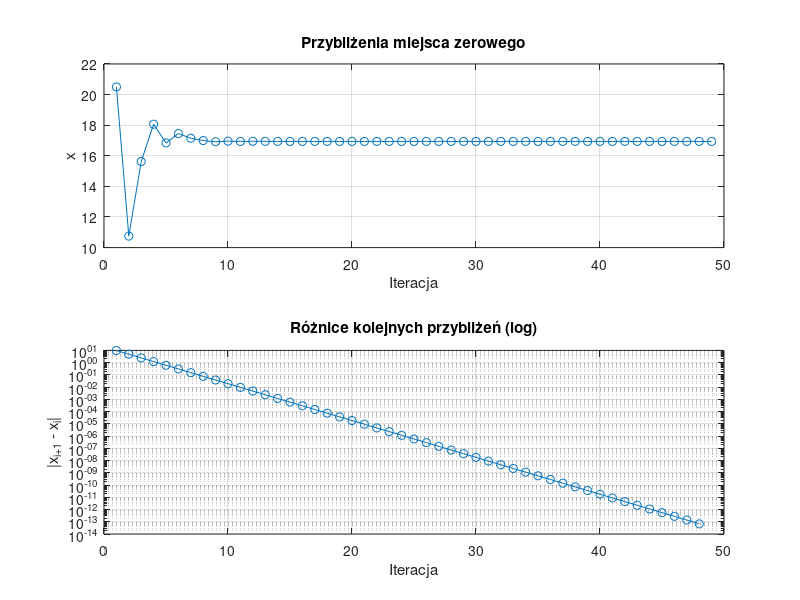

MATLAB code to generate this figure:
function [xvec, xdif, xsolution, ysolution, iterations] = velocity_bisection()
    % Wyznacza miejsce zerowe funkcji impedance_difference metodą bisekcji.
    % xvec - kolejne przybliżenia
    % xdif - różnice między kolejnymi przybliżeniami
    % xsolution - znalezione miejsce zerowe
    % ysolution - wartość funkcji w tym punkcie
    % iterations - liczba iteracji do zbieżności

    a = 1; 
    b = 40; 
    ytolerance = 1e-12;
    max_iterations = 1000;

    fa = velocity_difference(a);
    fb = velocity_difference(b);

    if fa * fb > 0
        error('Brak zmiany znaku funkcji na końcach przedziału. Metoda bisekcji nie może być zastosowana.');
    end

    xvec = [];
    xsolution = Inf;
    ysolution = Inf;
    iterations = max_iterations;

    for ii = 1:max_iterations
        c = (a + b) / 2;
        xvec(ii,1) = c;
        fc = velocity_difference(c);

        if abs(fc) < ytolerance
            xsolution = c;
            ysolution = fc;
            iterations = ii;
            break
        else
            if fa * fc < 0
                b = c;
                fb = fc;
            else
                a = c;
                fa = fc;
            end
        end
    end

    % Oblicz różnice między kolejnymi przybliżeniami
    xdif = abs(diff(xvec));

    % Wykresy
    figure;
    
    % Górny wykres - przybliżenia
    subplot(2,1,1);
    plot(xvec, '-o');
    title('Przybliżenia miejsca zerowego');
    xlabel('Iteracja');
    ylabel('x');
    grid on;

    % Dolny wykres - logarytm różnic
    subplot(2,1,2);
    semilogy(xdif, '-o');
    title('Różnice kolejnych przybliżeń (log)');
    xlabel('Iteracja');
    ylabel('|x_{i+1} - x_i|');
    grid on;
end

function velocity_delta = velocity_difference(t)
% t - czas od startu rakiety
u=2000;
m0=150000;
q=2700;
g=1.622;
M=700;
 if t <= 0 
        error('Czas musi być w wiekszy od zera');
 end
v = u * log(m0 / (m0 - q * t)) - g * t;
velocity_delta = v-M;

end
